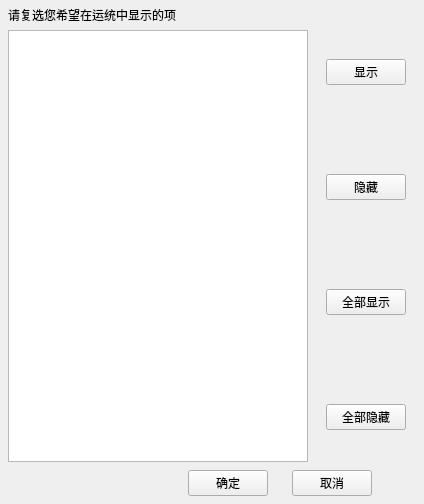
<?xml version="1.0" encoding="UTF-8"?>
<ui version="4.0">
 <class>TrainInformationInterfaceKSKClass</class>
 <widget class="QWidget" name="TrainInformationInterfaceKSKClass">
  <property name="geometry">
   <rect>
    <x>0</x>
    <y>0</y>
    <width>424</width>
    <height>504</height>
   </rect>
  </property>
  <property name="minimumSize">
   <size>
    <width>424</width>
    <height>504</height>
   </size>
  </property>
  <property name="maximumSize">
   <size>
    <width>424</width>
    <height>504</height>
   </size>
  </property>
  <property name="windowTitle">
   <string>列显示设置</string>
  </property>
  <layout class="QVBoxLayout" name="verticalLayout_2" stretch="0,1,0">
   <property name="spacing">
    <number>8</number>
   </property>
   <property name="leftMargin">
    <number>8</number>
   </property>
   <property name="topMargin">
    <number>8</number>
   </property>
   <property name="rightMargin">
    <number>8</number>
   </property>
   <property name="bottomMargin">
    <number>8</number>
   </property>
   <item>
    <widget class="QLabel" name="label">
     <property name="minimumSize">
      <size>
       <width>406</width>
       <height>14</height>
      </size>
     </property>
     <property name="maximumSize">
      <size>
       <width>406</width>
       <height>14</height>
      </size>
     </property>
     <property name="text">
      <string>请复选您希望在运统中显示的项</string>
     </property>
    </widget>
   </item>
   <item>
    <layout class="QHBoxLayout" name="horizontalLayout" stretch="4,1">
     <property name="spacing">
      <number>8</number>
     </property>
     <item>
      <widget class="QTreeWidget" name="treeWidget">
       <attribute name="headerVisible">
        <bool>false</bool>
       </attribute>
       <column>
        <property name="text">
         <string notr="true">1</string>
        </property>
       </column>
      </widget>
     </item>
     <item>
      <layout class="QVBoxLayout" name="verticalLayout">
       <property name="spacing">
        <number>60</number>
       </property>
       <property name="leftMargin">
        <number>10</number>
       </property>
       <property name="rightMargin">
        <number>10</number>
       </property>
       <item>
        <widget class="QPushButton" name="show">
         <property name="styleSheet">
          <string notr="true"/>
         </property>
         <property name="text">
          <string>显示</string>
         </property>
        </widget>
       </item>
       <item>
        <widget class="QPushButton" name="hide">
         <property name="styleSheet">
          <string notr="true"/>
         </property>
         <property name="text">
          <string>隐藏</string>
         </property>
        </widget>
       </item>
       <item>
        <widget class="QPushButton" name="allshow">
         <property name="styleSheet">
          <string notr="true"/>
         </property>
         <property name="text">
          <string>全部显示</string>
         </property>
        </widget>
       </item>
       <item>
        <widget class="QPushButton" name="allhide">
         <property name="styleSheet">
          <string notr="true"/>
         </property>
         <property name="text">
          <string>全部隐藏</string>
         </property>
        </widget>
       </item>
      </layout>
     </item>
    </layout>
   </item>
   <item>
    <layout class="QHBoxLayout" name="horizontalLayout_2">
     <property name="spacing">
      <number>24</number>
     </property>
     <property name="topMargin">
      <number>0</number>
     </property>
     <property name="rightMargin">
      <number>44</number>
     </property>
     <item>
      <spacer name="horizontalSpacer">
       <property name="orientation">
        <enum>Qt::Horizontal</enum>
       </property>
       <property name="sizeHint" stdset="0">
        <size>
         <width>40</width>
         <height>20</height>
        </size>
       </property>
      </spacer>
     </item>
     <item>
      <widget class="QPushButton" name="sure">
       <property name="styleSheet">
        <string notr="true"/>
       </property>
       <property name="text">
        <string>确定</string>
       </property>
      </widget>
     </item>
     <item>
      <widget class="QPushButton" name="cancel">
       <property name="styleSheet">
        <string notr="true"/>
       </property>
       <property name="text">
        <string>取消</string>
       </property>
      </widget>
     </item>
    </layout>
   </item>
  </layout>
 </widget>
 <layoutdefault spacing="6" margin="11"/>
 <resources/>
 <connections/>
</ui>
